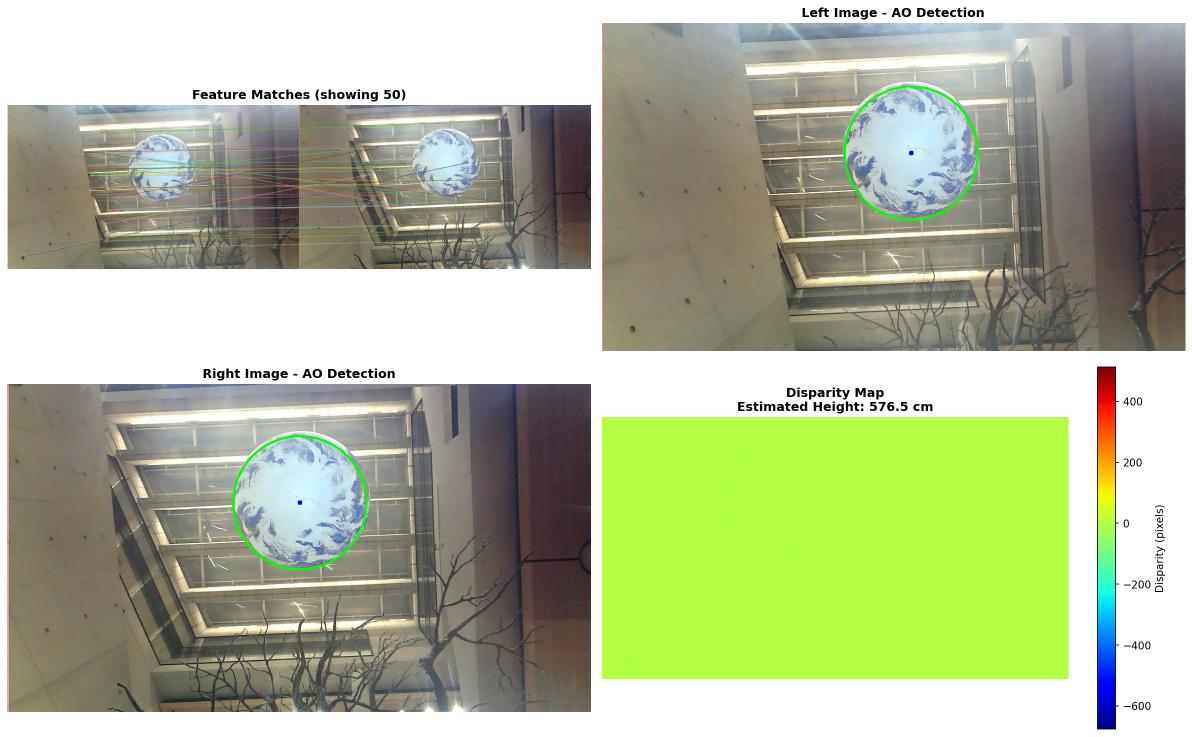
#> input picture stereo_height_estimation.png, 2384 x 1473 px (shown at 1/2 size)
$ python -i final_task2_video.py   (imports and definitions only)
#> lines starting #> are read from the running program, lines starting #| are printed output that depends on the picture; after the words box and inside, x2 and y2 are one past the last pixel; in counts of white or black regions, pixels touching at a corner belong together
#> further down, picture is the input picture: shape (1473, 2384, 3); mean B, G, R 153, 184.9, 175.2
import numpy as np
import cv2
import matplotlib.pyplot as plt
from skimage.measure import CircleModel, ransac
import os

# find center from video framework
# handle outlier
# need better center measurement strategy

def color_then_circle(image):
    """Extract AO mask and find center using color segmentation + shape fitting"""

    # Color threshold, ocean only
    hsv = cv2.cvtColor(image, cv2.COLOR_BGR2HSV)
#> hsv: shape (1473, 2384, 3); mean H, S, V 33.3, 50.5, 189.6
    lower_blue = np.array([85, 40, 40])
    upper_blue = np.array([135, 255, 255])
    ocean_mask = cv2.inRange(hsv, lower_blue, upper_blue)
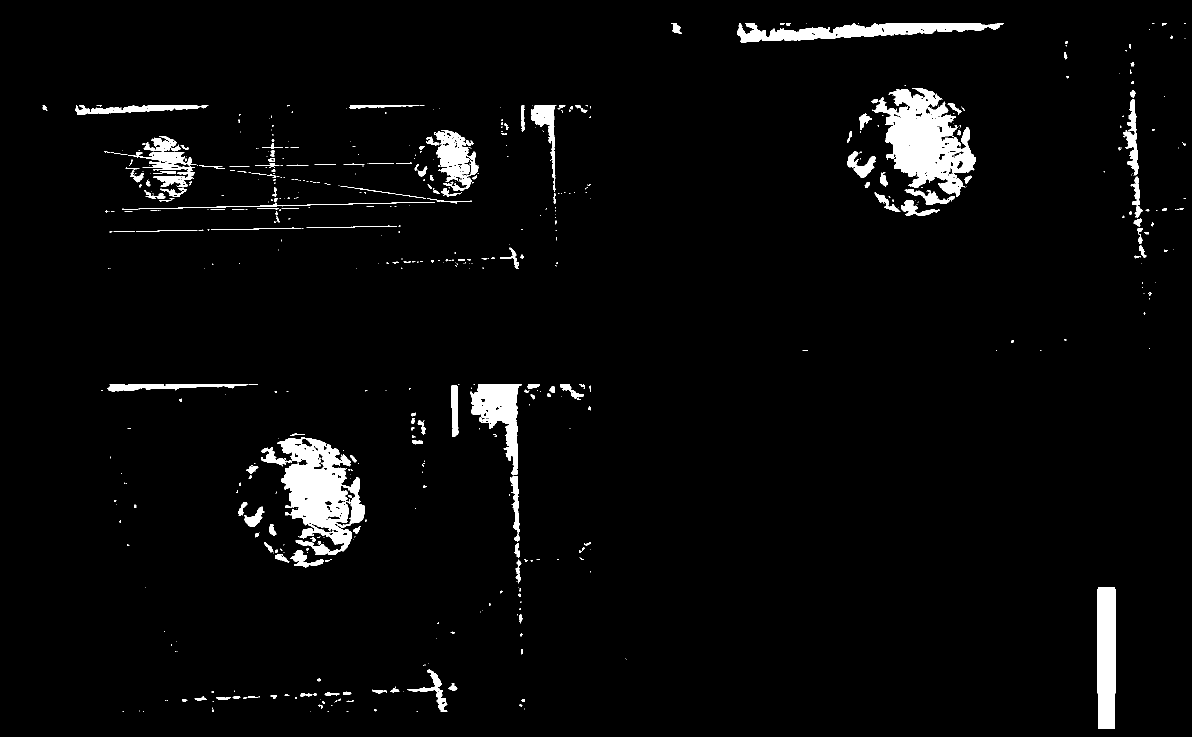
#> ocean_mask: shape (1473, 2384) (shown at 1/2 size); 3.4% white; 659 white regions (449 under 20 px), largest, box (x1, y1, x2, y2) and area: (1744, 176, 1952, 394) 22680, (554, 875, 730, 1110) 21600, (1474, 46, 2007, 85) 10182

    # Smooth mask (remove land + noise)
    kernel = cv2.getStructuringElement(cv2.MORPH_ELLIPSE, (7, 7))
    ocean_mask = cv2.morphologyEx(ocean_mask, cv2.MORPH_OPEN, kernel, iterations=2)
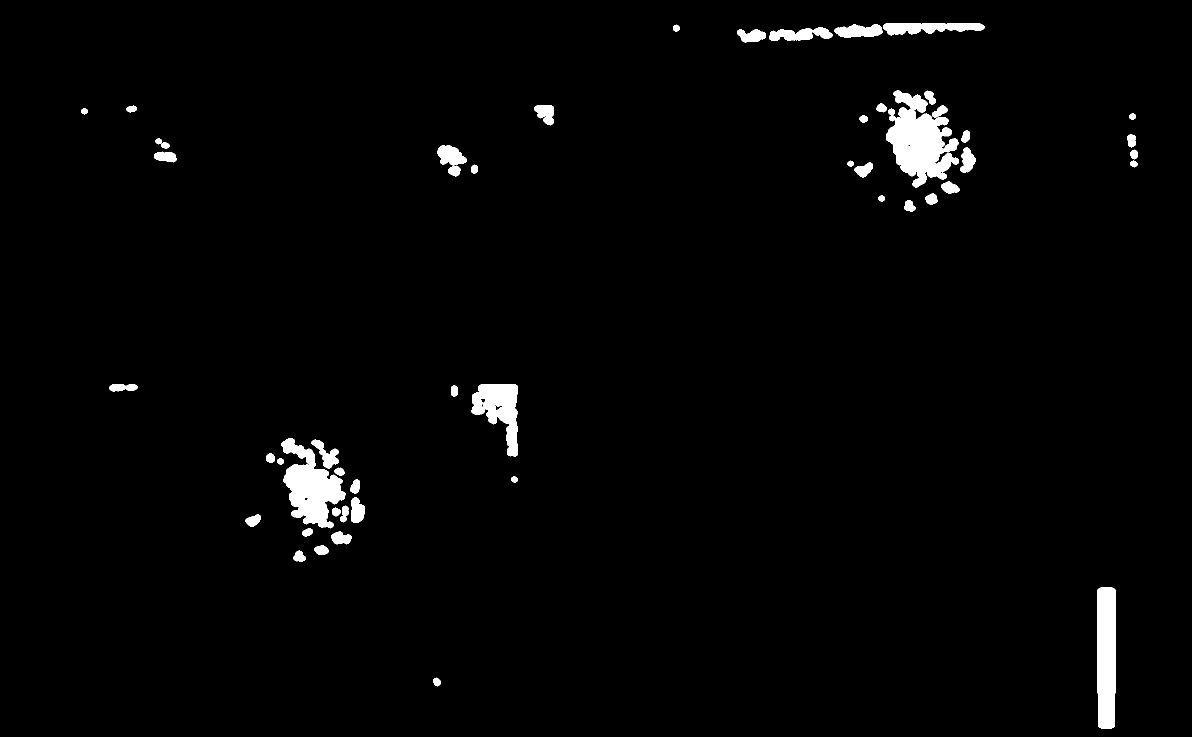
#> ocean_mask: shape (1473, 2384) (shown at 1/2 size); 2% white; 52 white regions, largest, box (x1, y1, x2, y2) and area: (1772, 180, 1918, 376) 15619, (563, 876, 691, 1057) 11620, (2195, 1175, 2231, 1457) 9960
    ocean_mask = cv2.morphologyEx(ocean_mask, cv2.MORPH_CLOSE, kernel, iterations=2)
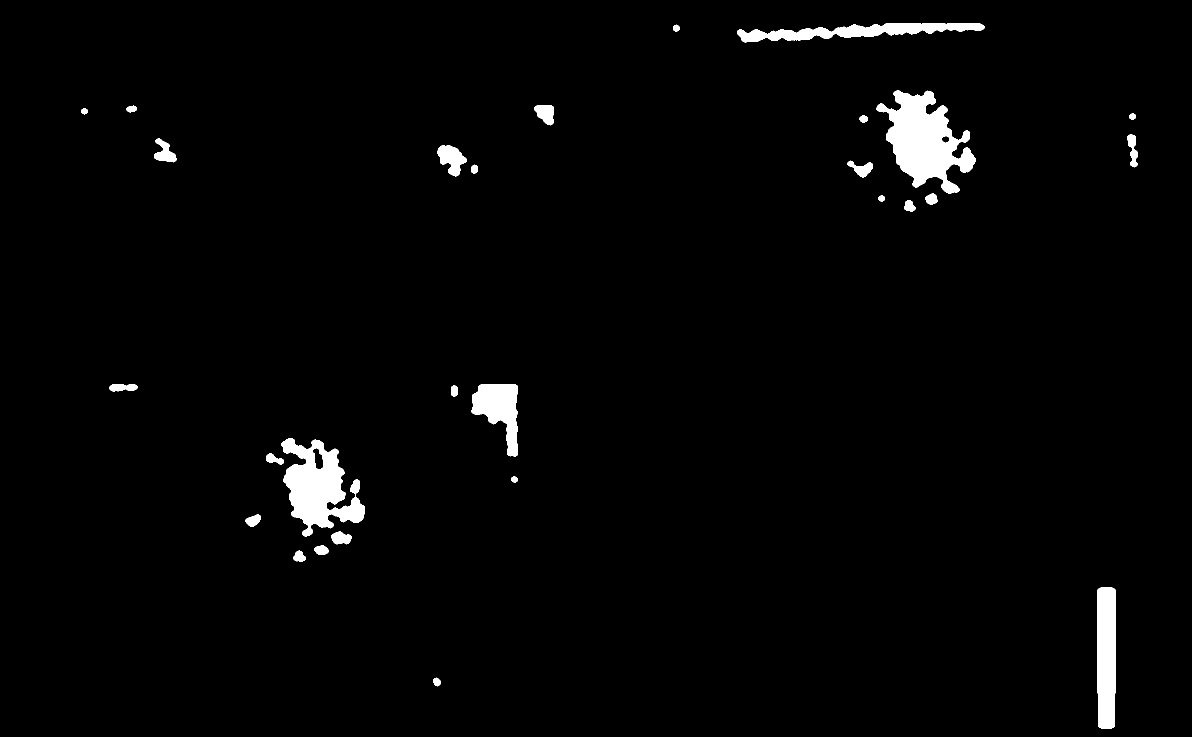
#> ocean_mask: shape (1473, 2384) (shown at 1/2 size); 2.2% white; 28 white regions, largest, box (x1, y1, x2, y2) and area: (1753, 180, 1951, 388) 20644, (563, 876, 730, 1074) 17016, (2195, 1175, 2231, 1457) 9960

    # Apply Canny edge detection on the color mask
    edges = cv2.Canny(ocean_mask, 50, 150)
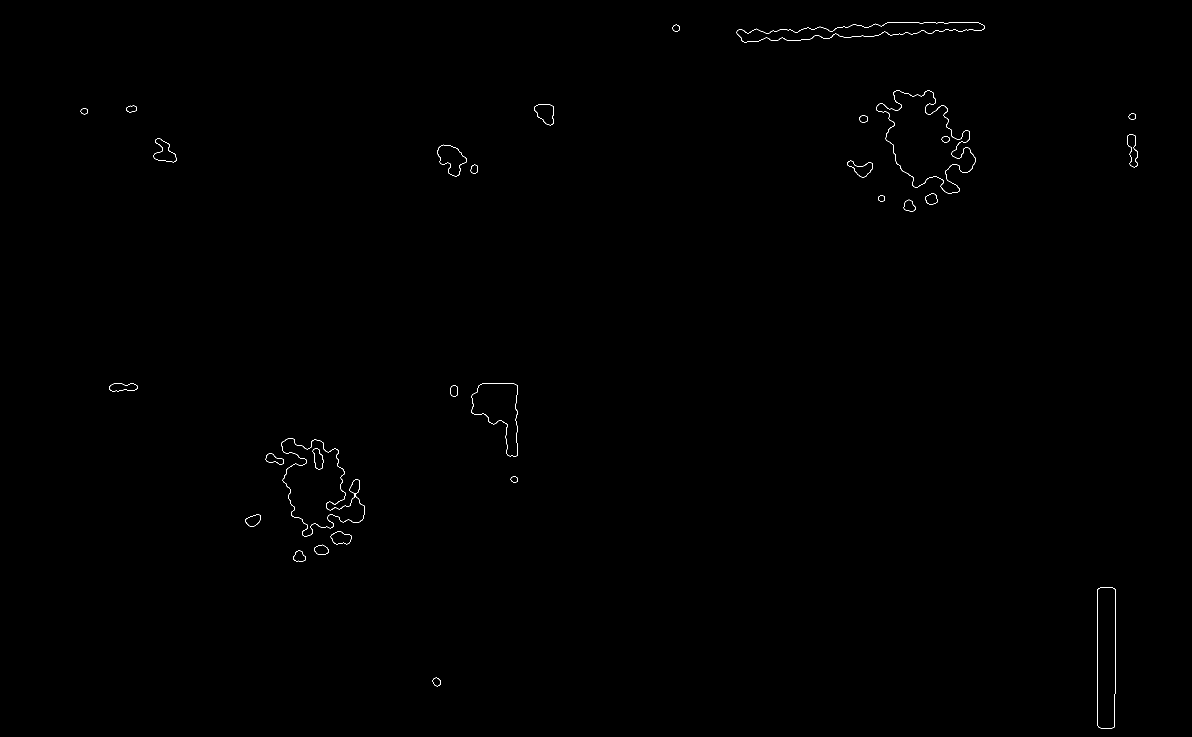
#> edges: shape (1473, 2384) (shown at 1/2 size); 0.19% white in thin lines or dots, all inside (x1, y1, x2, y2) = (161, 45, 2275, 1457)

    # Extract edge points
    ys, xs = np.where(edges > 0)
#> ys = 6641 values from 45 to 1456; xs = 6641 values, max 2274 at index 2397, min 161 at index 1508, mean 1331.4

    if len(xs) < 20:
        print("Insufficient edge points, fallback to color mask only")
        return ocean_mask, None

    points = np.column_stack([xs, ys])
#> points = 6641 pairs, first value 161 to 2274, second value 45 to 1456

    # RANSAC circle fitting on edge points
    model = CircleModel()
    try:
        circle, inliers = ransac(points, CircleModel, min_samples=3,
                                residual_threshold=2, max_trials=2000)
        xc, yc, r = circle.params
#> xc = 15432.7; yc = 1351.4; r = 13203.3
        circle_center = [xc, yc]
#> circle_center = [15432.7, 1351.4]
    except Exception as e:
        print(f"Circle fit failed: {e}, fallback to mask")
        return ocean_mask, None

    try:
        # Calculate circle fitting error
        distances_circle = np.abs(np.sqrt((xs - xc)**2 + (ys - yc)**2) - r)
#> distances_circle = 6641 values, max 2110.2 at index 1508, min 0.00123 at index 6107, mean 925.6
        circle_error = np.mean(distances_circle)
#> circle_error = 925.6
    except np.linalg.LinAlgError:
        circle_error = float('inf')

    # FIT ELLIPSE
    contours, _ = cv2.findContours(edges, cv2.RETR_EXTERNAL, cv2.CHAIN_APPROX_NONE)
#> contours = 28 contours; largest, box (x1, y1, x2, y2) and area: (1752, 180, 1951, 388) 20891, (562, 876, 730, 1074) 17669, (2194, 1174, 2231, 1457) 9960, (1473, 45, 1969, 85) 9005, (942, 767, 1036, 914) 7517
    if len(contours) == 0:
        print("No contours found")
        return np.zeros_like(ocean_mask), None

    # Choose the better fit
    H, W = ocean_mask.shape
#> H = 1473; W = 2384
    final_mask = np.zeros_like(ocean_mask)

    print(f"Frame: Circle fit (error: {circle_error:.2f})")
#| Frame: Circle fit (error: 925.56)
    Y, X = np.ogrid[:H, :W]
#> Y = 1473 values from 0 to 1472
    final_mask = ((X - xc)**2 + (Y - yc)**2 <= r*r).astype(np.uint8) * 255
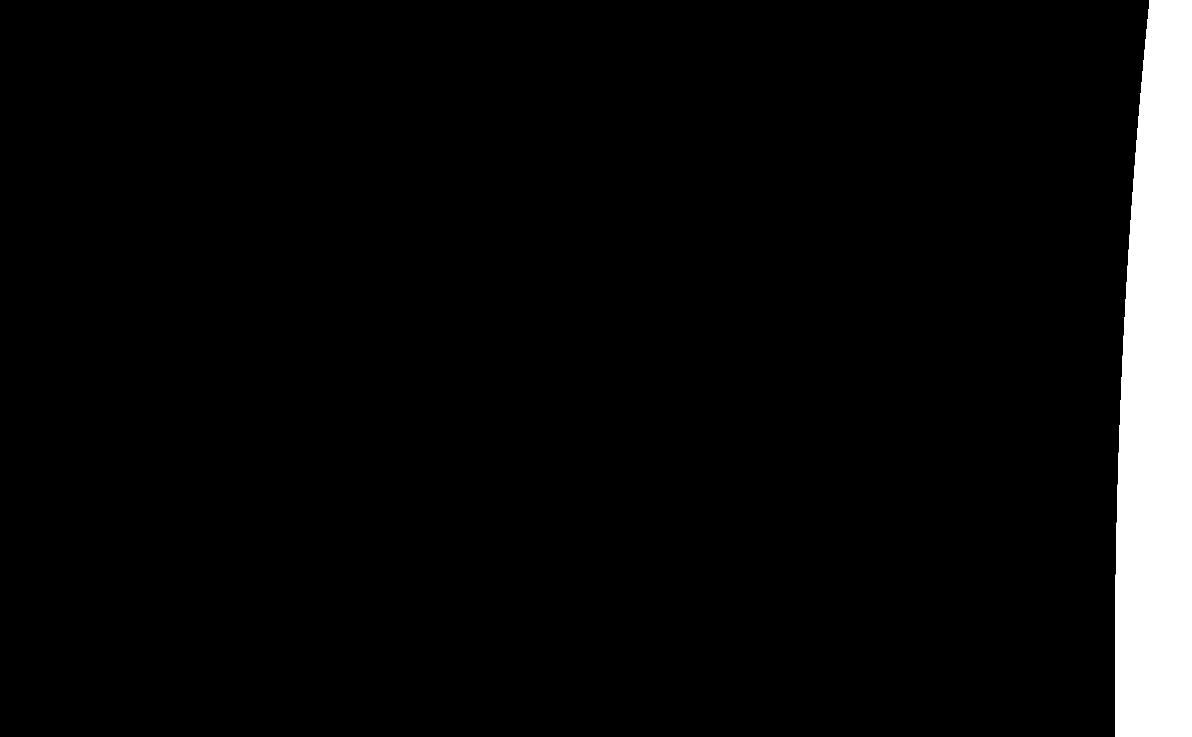
#> final_mask: shape (1473, 2384) (shown at 1/2 size); 5.6% white; 1 white region, box (x1, y1, x2, y2) and area: (2230, 0, 2384, 1473) 195687
    center = circle_center
#> center = [15432.7, 1351.4]

    return final_mask, center


# [288 lines left out: functions analyze_video_center_shift, remove_outliers, analyze_center_movement, not called in this run]


# MAIN EXECUTION
# [8 lines not run here, left out]

>>> import cv2
>>> picture = cv2.imread('../stereo_height_estimation.png')
>>> result = color_then_circle(picture)
